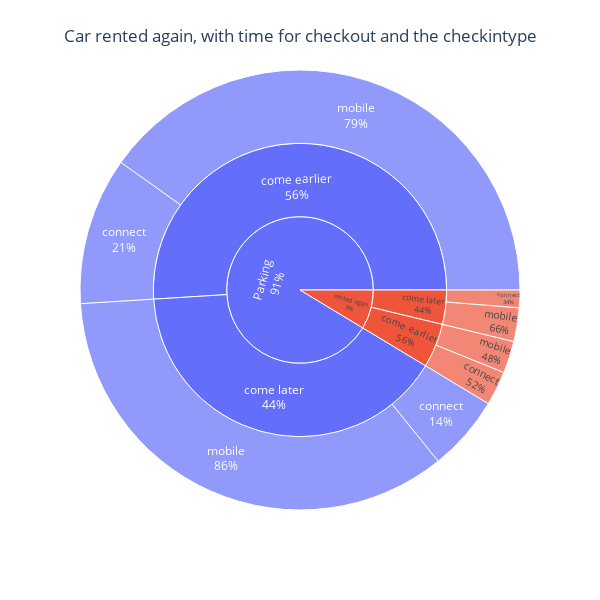

Notebook code for this chart:
### Code cell
# proportion of car rented again, with time for checkout and the checkintype
fig = px.sunburst(pd.DataFrame(df.groupby(['rented_again', 'late', 'checkin_type'], as_index=False).size()),
                    path = ['rented_again', 'late', 'checkin_type'],
                    values='size',
                )
fig.update_traces(textinfo="label+percent parent")
fig.update_layout(title={'text': "Car rented again, with time for checkout and the checkintype", 'y':0.95, 'x':0.5, 'xanchor': 'center', 'yanchor': 'top'},
                    autosize=False,
                    height=600,
                    width=600,
                )
fig.show()

### Figure 1 — Plotly figure (JSON) as saved in the notebook; plotly's stock layout.template omitted (floating-point values rounded to 4 significant figures)
{"data": [{"branchvalues": "total", "domain": {"x": [0, 1], "y": [0, 1]}, "hovertemplate": "labels=%{label}<br>size=%{value}<br>parent=%{parent}<br>id=%{id}<extra></extra>", "ids": ["Parking/come earlier/connect", "rented again/come earlier/connect", "Parking/come later/connect", "rented again/come later/connect", "Parking/come earlier/mobile", "rented again/come earlier/mobile", "Parking/come later/mobile", "rented again/come later/mobile", "Parking/come earlier", "rented again/come earlier", "Parking/come later", "rented again/come later", "Parking", "rented again"], "labels": ["connect", "connect", "connect", "connect", "mobile", "mobile", "mobile", "mobile", "come earlier", "come earlier", "come later", "come later", "Parking", "rented again"], "name": "", "parents": ["Parking/come earlier", "rented again/come earlier", "Parking/come later", "rented again/come later", "Parking/come earlier", "rented again/come earlier", "Parking/come later", "rented again/come later", "Parking", "rented again", "Parking", "rented again", "", ""], "textinfo": "label+percent parent", "type": "sunburst", "values": [2311, 537, 1183, 276, 8556, 502, 7419, 526, 10867, 1039, 8602, 802, 19469, 1841]}], "layout": {"autosize": false, "height": 600, "legend": {"tracegroupgap": 0}, "margin": {"t": 60}, "title": {"text": "Car rented again, with time for checkout and the checkintype", "x": 0.5, "xanchor": "center", "y": 0.95, "yanchor": "top"}, "width": 600}}
